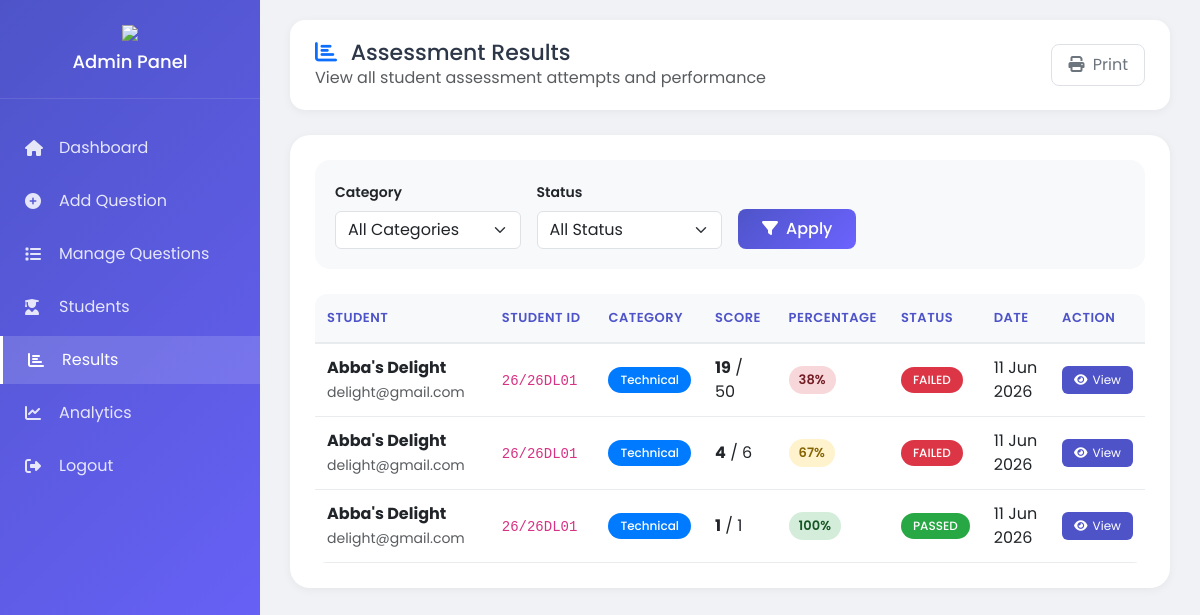
Screenshot of /admin/results.php (signed in) with the database file from the repository.
### tables this page shows
CREATE TABLE `results` (
  `id` int(11) NOT NULL,
  `user_id` int(11) NOT NULL,
  `category` enum('technical','softskills') DEFAULT NULL,
  `score` int(11) DEFAULT 0,
  `total_questions` int(11) DEFAULT 0,
  `percentage` decimal(5,2) DEFAULT 0.00,
  `status` enum('pass','fail') DEFAULT 'fail',
  `time_spent` int(11) DEFAULT 0,
  `created_at` timestamp NOT NULL DEFAULT current_timestamp()
);

CREATE TABLE `users` (
  `id` int(11) NOT NULL,
  `fullname` varchar(100) NOT NULL,
  `email` varchar(100) NOT NULL,
  `student_id` varchar(50) NOT NULL,
  `password` varchar(255) NOT NULL,
  `login_attempts` int(11) DEFAULT 0,
  `locked_until` datetime DEFAULT NULL,
  `remember_token` varchar(255) DEFAULT NULL,
  `created_at` timestamp NOT NULL DEFAULT current_timestamp(),
  `phone` varchar(20) DEFAULT NULL,
  `gender` varchar(20) DEFAULT NULL,
  `dob` date DEFAULT NULL,
  `institution` varchar(150) DEFAULT NULL,
  `faculty` varchar(150) DEFAULT NULL,
  `department` varchar(150) DEFAULT NULL,
  `level` varchar(20) DEFAULT NULL,
  `skills_interest` text DEFAULT NULL,
  `role` varchar(20) DEFAULT 'student',
  `profile_image` varchar(255) DEFAULT NULL
);

### admin/results.php (the view, shortened to what this page needs)
<?php
include("../includes/admin_auth.php");
$page = isset($_GET['page']) ? (int)$_GET['page'] : 1;
$limit = 15;
$offset = ($page - 1) * $limit;
$where_clauses = [];
$params = [];
$types = "";
$where_sql = !empty($where_clauses) ? "WHERE " . implode(" AND ", $where_clauses) : "";
$sql = "
    SELECT
        r.*,
        u.fullname,
        u.student_id,
        u.email
    FROM results r
    JOIN users u ON r.user_id = u.id
    $where_sql
    ORDER BY r.created_at DESC
    LIMIT ? OFFSET ?
";
$params[] = $limit;
$params[] = $offset;
$types .= "ii";
$stmt = mysqli_prepare($conn, $sql);
mysqli_stmt_bind_param($stmt, $types, ...$params);
mysqli_stmt_execute($stmt);
$results = mysqli_stmt_get_result($stmt);
?>
<!DOCTYPE html>
<html lang="en">
<head>
    <link href="https://cdn.jsdelivr.net/npm/bootstrap@5.3.0/dist/css/bootstrap.min.css" rel="stylesheet">
    <link rel="stylesheet" href="https://cdnjs.cloudflare.com/ajax/libs/font-awesome/6.5.1/css/all.min.css">
</head>
<body>
<div class="dashboard-layout">
    <?php include("sidebar.php"); ?>
    <main class="main-content">
        <div class="top-bar">
            <div>
                <h2><i class="fas fa-chart-bar me-2 text-primary"></i> Assessment Results</h2>
                <p class="text-muted mb-0">View all student assessment attempts and performance</p>
            </div>
            <button onclick="window.print()" class="btn-outline-secondary">
                <i class="fas fa-print me-1"></i> Print
            </button>
        </div>
        <div class="admin-card">
            <form method="GET" class="filter-form">
                <div class="row g-3 align-items-end">
                    <div class="col-md-3">
                        <label class="form-label fw-semibold small">Category</label>
                        <select name="category" class="form-select">
                            <option value="">All Categories</option>
                        </select>
                    </div>
                    <div class="col-md-3">
                        <label class="form-label fw-semibold small">Status</label>
                        <select name="status" class="form-select">
                            <option value="">All Status</option>
                        </select>
                    </div>
                    <div class="col-md-2">
                        <button class="btn-custom w-100">
                            <i class="fas fa-filter me-1"></i> Apply
                        </button>
                    </div>
                </div>
            </form>
            <div class="table-responsive">
                <table class="results-table">
                    <thead>
                        <tr>
                            <th style="width: 25%">Student</th>
                            <th style="width: 15%">Student ID</th>
                            <th style="width: 12%">Category</th>
                            <th style="width: 10%">Score</th>
                            <th style="width: 10%">Percentage</th>
                            <th style="width: 10%">Status</th>
                            <th style="width: 10%">Date</th>
                            <th style="width: 8%">Action</th>
                        </tr>
                    </thead>
                    <tbody>
                        <?php if(mysqli_num_rows($results) > 0): ?>
                            <?php while($row = mysqli_fetch_assoc($results)):
                                $score_class = $row['percentage'] >= 70 ? 'score-high' : ($row['percentage'] >= 50 ? 'score-medium' : 'score-low');
                                $category_display = ucfirst($row['category']);
                                $category_class = ($row['category'] == 'technical') ? 'badge-tech' : 'badge-soft';
                            ?>
                            <tr>
                                <td>
                                    <strong><?php echo htmlspecialchars($row['fullname']); ?></strong><br>
                                    <small class="text-muted"><?php echo htmlspecialchars($row['email']); ?></small>
                                </td>
                                <td><code><?php echo htmlspecialchars($row['student_id']); ?></code></td>
                                <td>
                                    <span class="<?php echo $category_class; ?>">
                                        <?php echo $category_display; ?>
                                    </span>
                                </td>
                                <td><strong><?php echo round($row['score']); ?></strong> / <?php echo round($row['total_questions']); ?></td>
                                <td>
                                    <span class="<?php echo $score_class; ?>">
                                        <?php echo round($row['percentage']); ?>%
                                    </span>
                                </td>
                                <td>
                                    <span class="<?php echo $row['percentage'] >= 70 ? 'badge-pass' : 'badge-fail'; ?>">
                                        <?php echo $row['percentage'] >= 70 ? 'PASSED' : 'FAILED'; ?>
                                    </span>
                                </td>
                                <td><?php echo date('d M Y', strtotime($row['created_at'])); ?></td>
                                <td>
                                    <a href="view_result.php?id=<?php echo $row['id']; ?>" class="btn-view">
                                        <i class="fas fa-eye"></i> View
                                    </a>
                                </td>
                            </tr>
                            <?php endwhile; ?>
                        <?php endif; ?>
                    </tbody>
                </table>
            </div>
        </div>
    </main>
</div>
</body>
</html>

### admin/results.php (style rules this page uses)
* { margin: 0; padding: 0; box-sizing: border-box; }
body { background: #f0f2f5; font-family: 'Poppins', sans-serif; }
.dashboard-layout { display: flex; min-height: 100vh; }
.main-content { margin-left: 260px; width: 100%; padding: 20px 30px; }
.top-bar { background: white; border-radius: 15px; padding: 20px 25px; margin-bottom: 25px; box-shadow: 0 2px 10px rgba(0,0,0,0.05); display: flex; justify-content: space-between; align-items: center; flex-wrap: wrap; }
.top-bar h2 { font-size: 22px; margin: 0; color: #2d3748; }
.admin-card { background: white; border-radius: 20px; padding: 25px; box-shadow: 0 2px 10px rgba(0,0,0,0.05); }
.filter-form { background: #f8f9fa; padding: 20px; border-radius: 15px; margin-bottom: 25px; }
.table-responsive { overflow-x: auto; }
.results-table { width: 100%; border-collapse: collapse; background: white; border-radius: 12px; overflow: hidden; }
.results-table thead tr { background: #f8f9fa; border-bottom: 2px solid #e9ecef; }
.results-table th { padding: 14px 12px; text-align: left; font-weight: 600; font-size: 13px; color: #4e54c8; text-transform: uppercase; letter-spacing: 0.5px; }
.results-table td { padding: 12px; text-align: left; border-bottom: 1px solid #e9ecef; vertical-align: middle; }
.badge-tech { background: #007bff; color: white; padding: 4px 12px; border-radius: 20px; font-size: 12px; font-weight: 500; display: inline-block; }
.badge-pass { background: #28a745; color: white; padding: 4px 12px; border-radius: 20px; font-size: 12px; font-weight: 500; display: inline-block; }
.badge-fail { background: #dc3545; color: white; padding: 4px 12px; border-radius: 20px; font-size: 12px; font-weight: 500; display: inline-block; }
.score-high { background: #d4edda; color: #155724; padding: 4px 10px; border-radius: 20px; font-weight: 600; font-size: 13px; display: inline-block; }
.score-medium { background: #fff3cd; color: #856404; padding: 4px 10px; border-radius: 20px; font-weight: 600; font-size: 13px; display: inline-block; }
.score-low { background: #f8d7da; color: #721c24; padding: 4px 10px; border-radius: 20px; font-weight: 600; font-size: 13px; display: inline-block; }
.btn-custom { background: linear-gradient(135deg, #4e54c8, #6c63ff); border: none; color: white; padding: 8px 20px; border-radius: 8px; font-weight: 500; cursor: pointer; }
.btn-view { background: #4e54c8; color: white; border: none; padding: 5px 12px; border-radius: 6px; font-size: 12px; text-decoration: none; display: inline-flex; align-items: center; gap: 5px; }
.btn-outline-secondary { background: transparent; border: 1px solid #dee2e6; padding: 8px 16px; border-radius: 8px; text-decoration: none; color: #6c757d; }

### rows the page displays
results: user.fullname "Abba's Delight", user.email "delight@gmail.com", user.student_id "26/26DL01", category "Technical", score "19", total_questions "50", percentage "38", shows "FAILED", created_at "11 Jun 2026"
results: user.fullname "Abba's Delight", user.email "delight@gmail.com", user.student_id "26/26DL01", category "Technical", score "4", total_questions "6", percentage "67", shows "FAILED", created_at "11 Jun 2026"
results: user.fullname "Abba's Delight", user.email "delight@gmail.com", user.student_id "26/26DL01", category "Technical", score "1", total_questions "1", percentage "100", shows "PASSED", created_at "11 Jun 2026"
